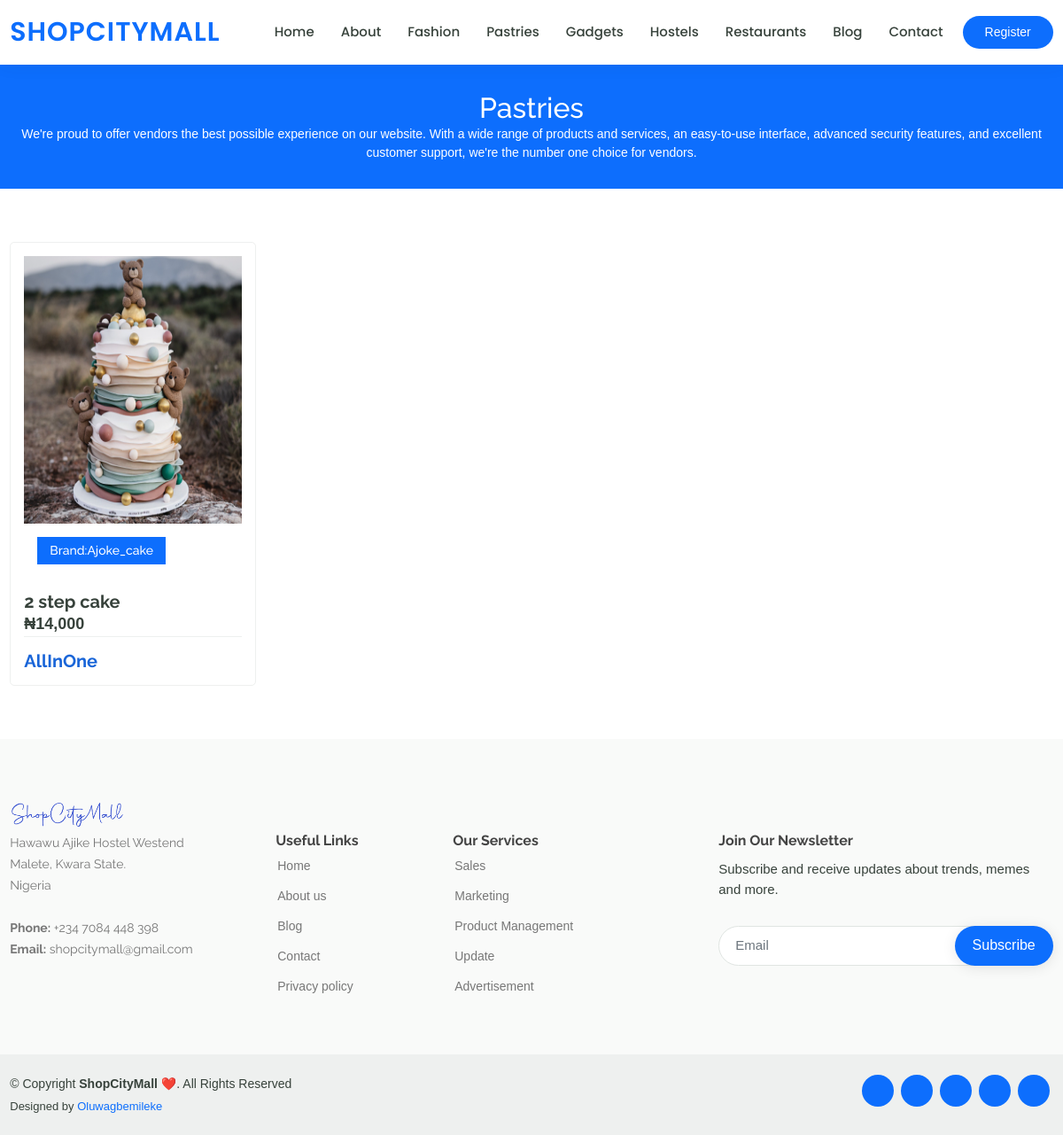
The page /pages/cakes/ on the database its author committed.
### frontend/models.py (models this page shows, shortened)
class Pastries(models.Model):
    image = models.ImageField(blank=True, verbose_name='Image', null=True, upload_to='uploads/' )
    detail = models.TextField(max_length=500, verbose_name='Package Details')
    vendor_brand = models.CharField(max_length=100, verbose_name='Brand')
    price = models.CharField(max_length=20, verbose_name='Price')
    delivery_fee = models.CharField(max_length=20, verbose_name='Delivery Fee')
    date = models.DateTimeField(auto_now_add=True)
    user = models.ForeignKey(NewUser, on_delete=models.CASCADE)
    class Meta():
        verbose_name_plural = 'Pastries'

### frontend/views.py (the view)
# urls.py: path('cakes/', views.cakes, name='cakes'),
def cakes(request):
    pastries=Pastries.objects.order_by('-date')
    if request.method == 'POST':
        subscribe_form = SubscribeForm(request.POST)
        if subscribe_form.is_valid():
            subscribe_form = subscribe_form.save(commit=False)
            subscribe_form.user = request.user
            subscribe_form.save()
            messages.success(request, 'Add successfully.')
            return redirect('frontend:cakes')
    else:
        subscribe_form = SubscribeForm()
    return render(request, 'frontend/cakes.html', {'cake':pastries,'subscribe_form':subscribe_form})

### backend/forms.py
class SubscribeForm(forms.ModelForm):
    email = forms.EmailField(label='', widget=forms.EmailInput(
        attrs={'class': 'form-control', 'placeholder': 'Email'}))
    class Meta:
        model = SubscribeModel
        fields = ['email']

### templates/frontend/cakes.html (shortened to what this page needs)
{% extends 'frontend/base.html' %}
{% load static %}
{% block content %}
  <main id="main" data-aos="fade-in">
    <div class="breadcrumbs">
      <div class="container">
        <h2>Pastries</h2>
        <p>We're proud to offer vendors the best possible experience on our website. With a wide range of products and services, an easy-to-use interface, advanced security features, and excellent customer support, we're the number one choice for vendors.</p>
      </div>
    </div>
    <section id="courses" class="courses">
      <div class="container" data-aos="fade-up">
        <div class="row" data-aos="zoom-in" data-aos-delay="100">
          {% if cake %}
            {% for c in cake %}
            <div class="col-lg-3 col-md-6 d-flex align-items-stretch">
              <div class="course-item">
                <div class="course-content block2">
                  <div class="block2-pic hov-img0">
                    <img src="{{ c.image.url }}" class="img-fluid" alt="..." style="width: 350px; height: 302px; ">
                  </div>
                  <div class="d-flex justify-content-between align-items-center mb-3 block2-txt flex-w flex-t p-t-14 " style="padding: 15px;">
                    <h4 >Brand:{{ c.vendor_brand}}</h4>
                  </div>
                  <h3><a href="{% url 'frontend:cake_details' c.id %}">{{ c.detail }}</a></h3>
                  <p class="price">&#8358;{{ c.price }}</p>
                  <div class="trainer d-flex justify-content-between align-items-center">
                    <div class="trainer-rank d-flex align-items-center">
                      <h3 style="color: #1965d8 !important;">AllInOne</h3>
                    </div>
                  </div>
                </div>
              </div>
            </div>
            {% endfor %}
          {% endif %}
        </div>
      </div>
    </section>
  </main>
 {% endblock %}

### static/frontend/assets/css/style.css (style rules this page uses)
body { font-family: "Open Sans", sans-serif; color: #444444; }
a { color: #0d6efd; text-decoration: none; }
h1, h2, h3, h4, h5, h6 { font-family: "Raleway", sans-serif; }
section { padding: 60px 0; overflow: hidden; }
.breadcrumbs { margin-top: 73px; text-align: center; background: #0d6efd; padding: 30px 0; color: #fff; }
.breadcrumbs h2 { font-size: 32px; font-weight: 500; }
.breadcrumbs p { font-size: 14px; margin-bottom: 0; }
.courses .course-item { border-radius: 5px; border: 1px solid #eef0ef; }
.courses .course-content { padding: 15px; }
.courses .course-content h3 { font-weight: 700; font-size: 20px; }
.courses .course-content h3 a { color: #37423b; transition: 0.3s; }
.courses .course-content p { font-size: 14px; color: #777777; }
.courses .course-content h4 { font-size: 14px; background: #0d6efd; padding: 7px 14px; color: #fff; margin: 0; }
.courses .course-content .price { margin: 0; font-weight: 700; font-size: 18px; color: #37423b; }
.courses .trainer { padding-top: 15px; border-top: 1px solid #eef0ef; }
.courses .trainer .trainer-rank { font-size: 18px; color: #657a6d; }
#footer .footer-newsletter form input[type=email] { border: 0; padding: 4px 8px; width: calc(100% - 100px); }

### static/frontend/assets/css/main.css (style rules this page uses)
.container { max-width: 1380px; }
@media (max-width: 1600px) { .container { max-width: 1200px; } }
.block2-pic { position: relative; }
.hov-img0 { display: block; overflow: hidden; }
.hov-img0 img { width: 100%; -webkit-transition: transform 0.9s ease; -o-transition: transform 0.9s ease; -moz-transition: transform 0.9s ease; transition: transform 0.9s ease; }

### rows shown on the page
Pastries: image (picture), vendor_brand "Ajoke_cake", detail "2 step cake", price "14,000"
